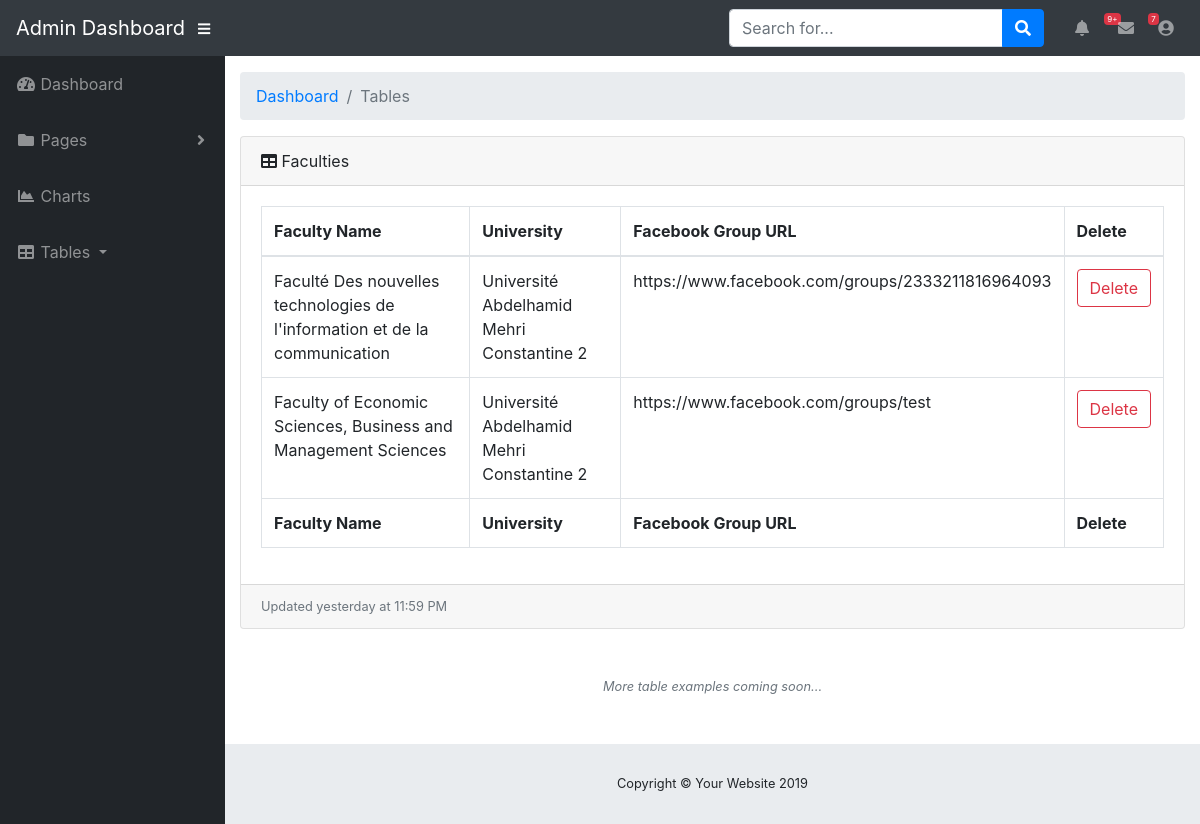
The app's page /admin/faculties with its own data.
### tables this page shows
CREATE TABLE FACULTY (ID VARCHAR UNIQUE, NAME VARCHAR, UNIVERSITY_ID VARCHAR, FACEBOOK_GROUP_URL VARCHAR);

CREATE TABLE UNIVERSITY (ID VARCHAR UNIQUE, NAME VARCHAR);

### models/admins/views.py (the view)
@admin_blueprint.route("faculties")
@admin_required
def faculty():
    faculties = get_all_faculties(all_fields=True)
    fields = ["Faculty ID", "Faculty Name", "University", "Facebook Group URL"]
    return render_template("admin/items.html", items=faculties, fields=fields, name="faculties", len=len)

### common/database.py (called while the page is built)
    @classmethod
    def get_all_faculties(cls, all_fields=False):
        if all_fields:
            cursor = cls.DATABASE.execute("""SELECT FACULTY.ID, FACULTY.NAME, UNIVERSITY.NAME, FACULTY.FACEBOOK_GROUP_URL
                                            FROM FACULTY, UNIVERSITY
                                            WHERE UNIVERSITY.ID = FACULTY.UNIVERSITY_ID""")
        else:
            cursor = cls.DATABASE.execute("SELECT ID, NAME FROM FACULTY")
        return cursor.fetchall()

### common/utils.py (called while the page is built)
def admin_required(f):
    @wraps(f)
    def decorated_function(*args, **kws):
        return f(*args, **kws)
    return decorated_function

### templates/admin/items.html (shortened to what this page needs)
{% extends "admin/base.html" %}
{% block headcontent %}
<link href="{{url_for('static', filename='css/dataTables.bootstrap4.css')}}" rel="stylesheet">
{% endblock headcontent %}
{% block content %}
<ol class="breadcrumb">
    <li class="breadcrumb-item">
        <a href="{{url_for('admin.home')}}">Dashboard</a>
    </li>
    <li class="breadcrumb-item active">Tables</li>
</ol>
<div class="card mb-3">
    <div class="card-header text-capitalize">
        <i class="fas fa-table"></i>
        {{name}}</div>
    <div class="card-body">
        <div class="table-responsive">
            <table class="table table-bordered" id="dataTable" width="100%" cellspacing="0">
                <thead>
                    <tr>
                        {% for field in fields[1:] %}
                        <th class="text-capitalize">{{field}}</th>
                        {% endfor %}
                        <th>Delete</th>
                    </tr>
                </thead>
                <tfoot>
                    <tr>
                        {% for field in fields[1:] %}
                        <th class="text-capitalize">{{field}}</th>
                        {% endfor %}
                        <th>Delete</th>
                    </tr>
                </tfoot>
                <tbody>
                    {% for item in items %}
                    <tr>
                        {% for att in item[1:] %}
                        <td>{{att}}</td>
                        {% endfor %}
                        <td><a href="{{url_for('admin.delete_' + name, id=item[0])}}" class="btn btn-outline-danger">Delete</a></td>
                    </tr>
                    {% endfor %}
                </tbody>
            </table>
        </div>
    </div>
    <div class="card-footer small text-muted">Updated yesterday at 11:59 PM</div>
</div>
<p class="small text-center text-muted my-5">
    <em>More table examples coming soon...</em>
</p>
{% endblock content %}

### records on screen
FACULTY: NAME "Faculté Des nouvelles technologies de l'information et de la communication", FACEBOOK_GROUP_URL "https://www.facebook.com/groups/2333211816964093"
UNIVERSITY: NAME "Université Abdelhamid Mehri Constantine 2"
FACULTY: NAME "Faculty of Economic Sciences, Business and Management Sciences", FACEBOOK_GROUP_URL "https://www.facebook.com/groups/test"

### other values on screen
{{ name }} "Faculties"
{{ field }} "Faculty Name" "University" "Facebook Group URL"
